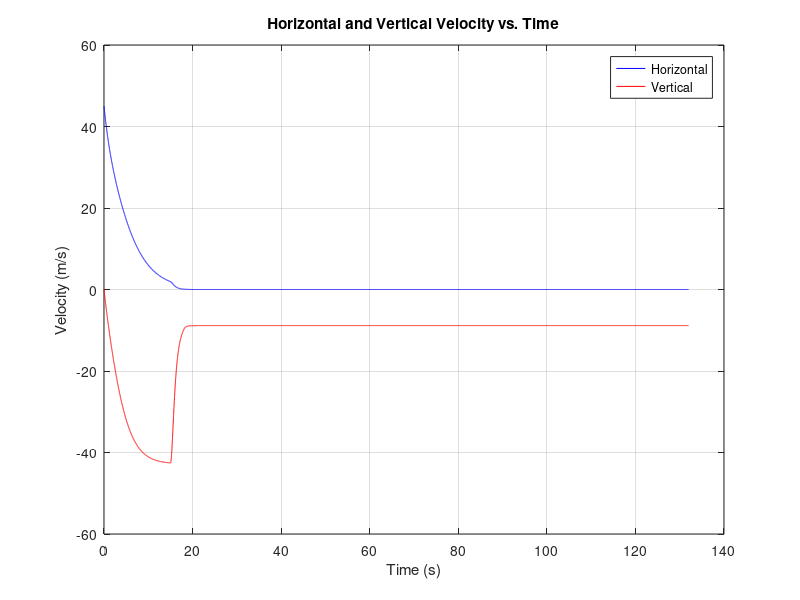
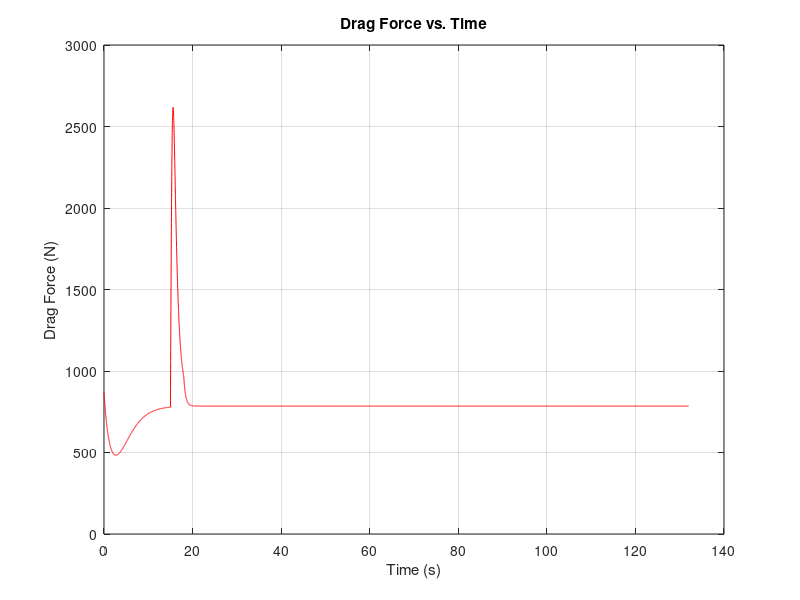
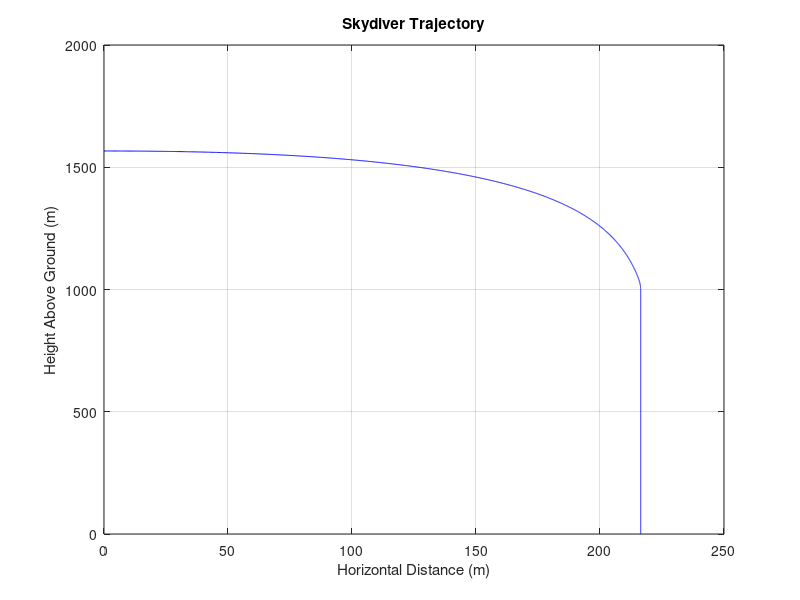

Recreate these plots in MATLAB, in order.
%% Part a)

clc, clear, close all

format shortG

% Initial Conditions and Parameters
m = 80;
g = 9.81;
rho = 1.225;

vx0 = 45;
vy0 = 0;
x0 = 0;
y0 = 0;

% Freefall
Cd1 = 1.0;
A1 = 0.70;

% Parachute Deployed (Spectre-135)
Cd2 = 1.3;
A2 = 12.54;

% Times from Problem 0
t0 = 0;
tStart = 15;
tDeploy = 18;
tf = 132;

% Time Step
N = 13200;
h = (tf - t0) / N;
t = t0:h:tf;


%% Part c)

% Preallocating
vx = 0*t;
vy = 0*t;
x = 0*t;
y = 0*t;
CdA = 0*t;

vx(1) = vx0;
vy(1) = vy0;
x(1) = x0;
y(1) = y0;

% Explicit Euler Method
for i = 1:N

    % Effective Drag Area
    if t(i) < tStart
        CdA(i) = Cd1*A1;

    elseif t(i) < tDeploy
        CdA(i) = Cd1*A1 + (Cd2*A2 - Cd1*A1)*(t(i) - tStart)/(tDeploy - tStart);

    else
        CdA(i) = Cd2*A2;
    end

    % Total Velocity
    V = sqrt(vx(i)^2 + vy(i)^2);

    % Differential Equations of Motion
    ax = -(rho*CdA(i)/(2*m))*V*vx(i);
    ay = -g - (rho*CdA(i)/(2*m))*V*vy(i);

    % Explicit Euler Method
    vx(i+1) = vx(i) + ax*h;
    vy(i+1) = vy(i) + ay*h;

    % Position
    x(i+1) = x(i) + vx(i)*h;
    y(i+1) = y(i) + vy(i)*h;

end

CdA(end) = Cd2*A2;

% Plotting
figure
plot(t,vx,'-b')
hold on
plot(t,vy,'-r')
hold off

xlabel('Time (s)')
ylabel('Velocity (m/s)')
title('Horizontal and Vertical Velocity vs. Time')
legend('Horizontal','Vertical')
grid on


%% Part d)

% Drag Force
D = 0*t;

for i = 1:length(t)
    V = sqrt(vx(i)^2 + vy(i)^2);
    D(i) = 0.5*rho*CdA(i)*V^2;
end

landingDrag = D(end)
maxDrag = max(D)

% Plotting
figure
plot(t,D,'-r')

xlabel('Time (s)')
ylabel('Drag Force (N)')
title('Drag Force vs. Time')
grid on


%% Part e)

% Final Landing Speed
landingSpeed = sqrt(vx(end)^2 + vy(end)^2)
landingSpeedMph = landingSpeed*2.23694


%% Part g)

% Initial Height
H0 = -y(end)
H0ft = H0*3.28084;

height = H0 + y;


%% Part h)

% Horizontal Distance
horizontalDistance = x(end)


%% Part i)

% Trajectory
figure
plot(x,height,'-b')

xlabel('Horizontal Distance (m)')
ylabel('Height Above Ground (m)')
title('Skydiver Trajectory')
grid on
